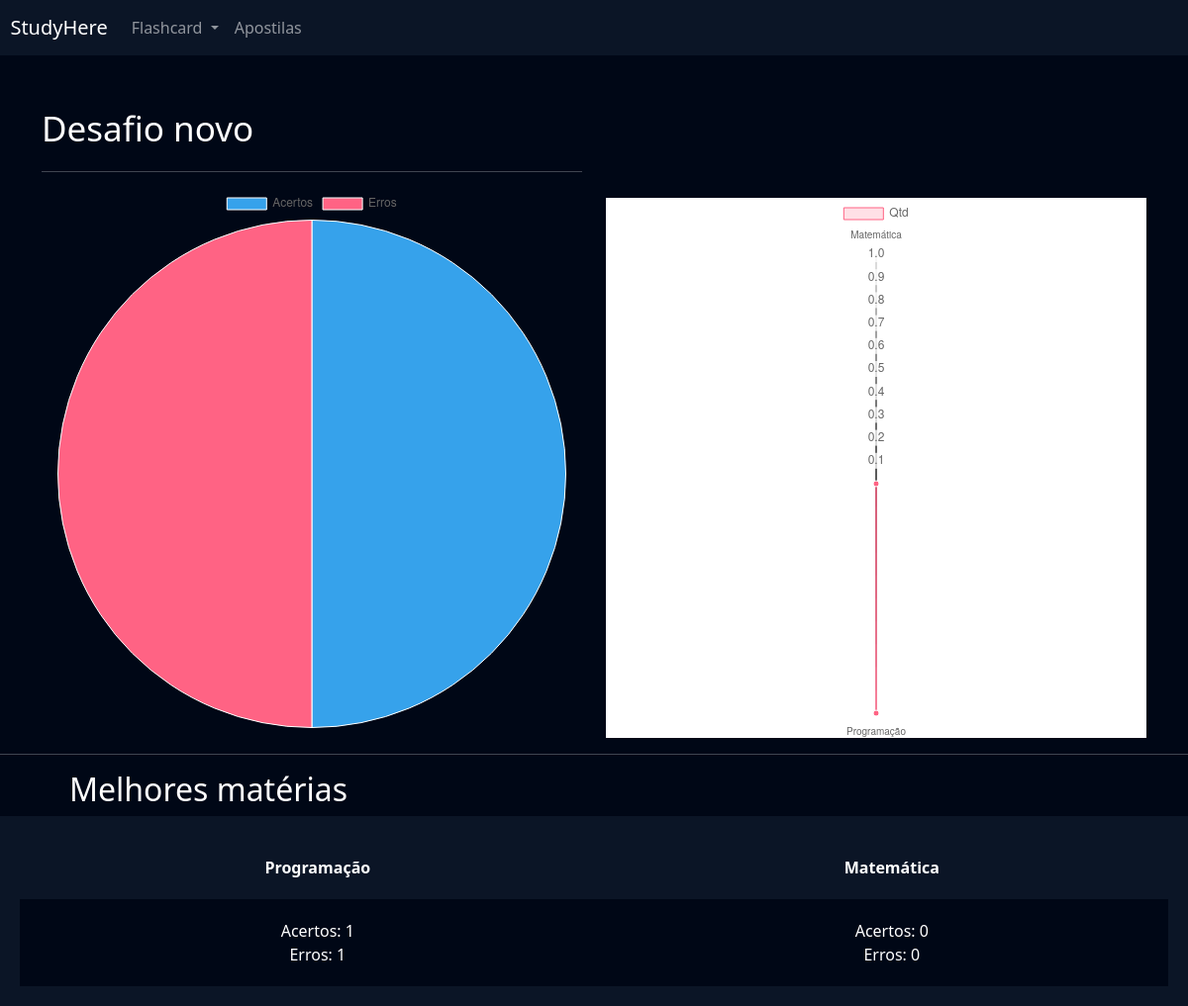
Screenshot of /flashcard/relatorio/1/ with the database file from the repository.
### flashcard/models.py (models this page shows, shortened)
class Desafio(models.Model):
    STATUS_CHOICES = (('P', 'Pendente'), ('R', 'Realizado'))
    user = models.ForeignKey(User, on_delete=models.DO_NOTHING)
    titulo = models.CharField(max_length=100)
    categoria = models.ManyToManyField(Categoria)
    quantidade_perguntas = models.IntegerField()
    dificuldade = models.CharField(
        max_length=1, choices=Flashcard.DIFICULDADE_CHOICES
    )
    flashcards = models.ManyToManyField(FlashcardDesafio)
    status = models.CharField(max_length=1, choices=STATUS_CHOICES)

class Categoria(models.Model):
    nome = models.CharField(max_length=20)

### flashcard/views.py (the view)
# urls.py: path('relatorio/<int:id>/', views.relatorio, name='relatorio')
def relatorio(request, id):
    desafio = Desafio.objects.get(id=id)
    acertos = desafio.flashcards.filter(acertou=1).count()
    erros = desafio.flashcards.count() - acertos
    dados = [acertos, erros]
    categorias = desafio.categoria.all()
    lista_categorias = []
    lista_acertos = []
    for c in categorias:
        lista_categorias.append(c.nome)
        lista_acertos.append(desafio.flashcards.filter(flashcard__categoria=c).filter(acertou=1).count())
    lista_acertos_ordenada = sorted(lista_acertos, reverse=True)
    cont = 0
    tamanho = len(lista_acertos_ordenada)
    lista_tuplas_ordenada = []
    print(lista_acertos_ordenada)
    while cont < tamanho:
        for c in categorias:
            if cont == tamanho:
                break
            i = desafio.flashcards.filter(flashcard__categoria=c).filter(acertou=1).count()
            if i == lista_acertos_ordenada[cont]:
                lista_tuplas_ordenada.append((c.nome, i, desafio.flashcards.filter(flashcard__categoria=c).count() - i))
                cont += 1
    return render(request, 'relatorio.html', {'desafio': desafio, 'dados': dados, 'lista_categorias': lista_categorias, 'lista_acertos': lista_acertos, 'lista_tuplas_ordenada': lista_tuplas_ordenada})

### flashcard/templates/relatorio.html (shortened to what this page needs)
{% extends "base.html" %}
{% load static %}
{% block 'cabecalho' %}
    <link href="{% static 'usuarios/css/cadastro.css' %}" rel="stylesheet">
    <link href="{% static 'flashcard/css/novo_flashcard.css' %}" rel="stylesheet">
    <link href="{% static 'flashcard/css/iniciar_desafio.css' %}" rel="stylesheet">
    <link href="{% static 'flashcard/css/desafio.css' %}" rel="stylesheet">
    <link href="{% static 'flashcard/css/relatorio.css' %}" rel="stylesheet">
    <link href='https://unpkg.com/boxicons@2.1.4/css/boxicons.min.css' rel='stylesheet'>
{% endblock 'cabecalho' %}
{% block 'conteudo' %}
    {% include "partials/header.html" %}
    <div class="container">
        <br>
        <br>
        <div class="row">
            <div class="col-md">
                <p class="fonte-secundaria">{{desafio.titulo}}</p>
                <hr>
                <canvas id="grafico1"></canvas>
            </div>
            <div class="col-md">
                <br><br><br><br>
                <div style="background-color: white;">
                    <canvas id="grafico2"></canvas>
                </div>
            </div>
        </div>
    </div>
    <script>
        const ctx = document.getElementById('grafico1');
        new Chart(ctx, {
          type: 'pie',
          data: {
            labels: ['Acertos', 'Erros'],
            datasets: [{
              label: 'Qtd',
              data: {{dados}},
              borderWidth: 1
            }]
          },
        });
    </script>
    <script>
        const ctx2 = document.getElementById('grafico2');
        new Chart(ctx2, {
          type: 'radar',
          data: {
            labels: {{lista_categorias|safe}},
            datasets: [{
              label: 'Qtd',
              data: {{lista_acertos}},
              borderWidth: 1,
              fill: true,
              backgroundColor: 'rgba(255, 99, 132, 0.2)',
              borderColor: 'rgb(255, 99, 132)',
              pointBackgroundColor: 'rgb(255, 99, 132)',
              pointBorderColor: '#fff',
              pointHoverBackgroundColor: '#fff',
              pointHoverBorderColor: 'rgb(255, 99, 132)',
            }]
          },
        });
    </script>
    <hr>
    <div class='melhores_materias'>
      <h2 class='melhores_materias'>Melhores matérias</h2>
    </div>
    <div class="box-listar">
      <table>
          <thead>
            <tr>
              {% for tupla in lista_tuplas_ordenada %}
                <th scope="col">{{tupla.0}}</th>
              {% endfor %}
            </tr>
          </thead>
          <tbody>
            <tr class="linha">
              {% for tupla in lista_tuplas_ordenada %}
                <td>Acertos: {{tupla.1}}<br>Erros: {{tupla.2}}</td>
              {% endfor %}
            </tr>
        </tbody>
        </table>
    </div>
{% endblock 'conteudo' %}

### templates/static/geral/css/base.css (style rules this page uses)
:root { --main-color: #0b1526; --dark-color: #000716; --secondary-dark-color: rgb(15, 2, 26); --light-color: #00c1f3; --contrast-color: #f4c96b; --differential-color: #58fcd5; }
body { background-color: var(--dark-color) !important; color: white !important; }

### templates/static/usuarios/css/cadastro.css (style rules this page uses)
* { margin: 0; padding: 0; }

### templates/static/flashcard/css/iniciar_desafio.css (style rules this page uses)
.fonte-secundaria { font-size: 35px; }

### templates/static/flashcard/css/desafio.css (style rules this page uses)
.box-listar { background-color: #0b1526; padding: 20px; }
table { width: 100%; padding: 20px; text-align: center; }
.linha { height: 40px; background-color: var(--dark-color); padding: 20px; }
td, th { padding: 20px; }
tr { background-color: var(--main-color); }

### templates/static/flashcard/css/relatorio.css (style rules this page uses)
.melhores_materias { padding-left: 35px; }
canvas { height: 20px; }

### rows the page displays
Desafio: titulo "Desafio novo"
Categoria: nome "Programação"
Categoria: nome "Matemática"

### other values shown
{{ tupla.1 }} "1" "0"
{{ tupla.2 }} "1" "0"
chart data {{ dados }} [1, 1]
chart data {{ lista_categorias|safe }} ['Matemática', 'Programação']
chart data {{ lista_acertos }} [0, 1]
